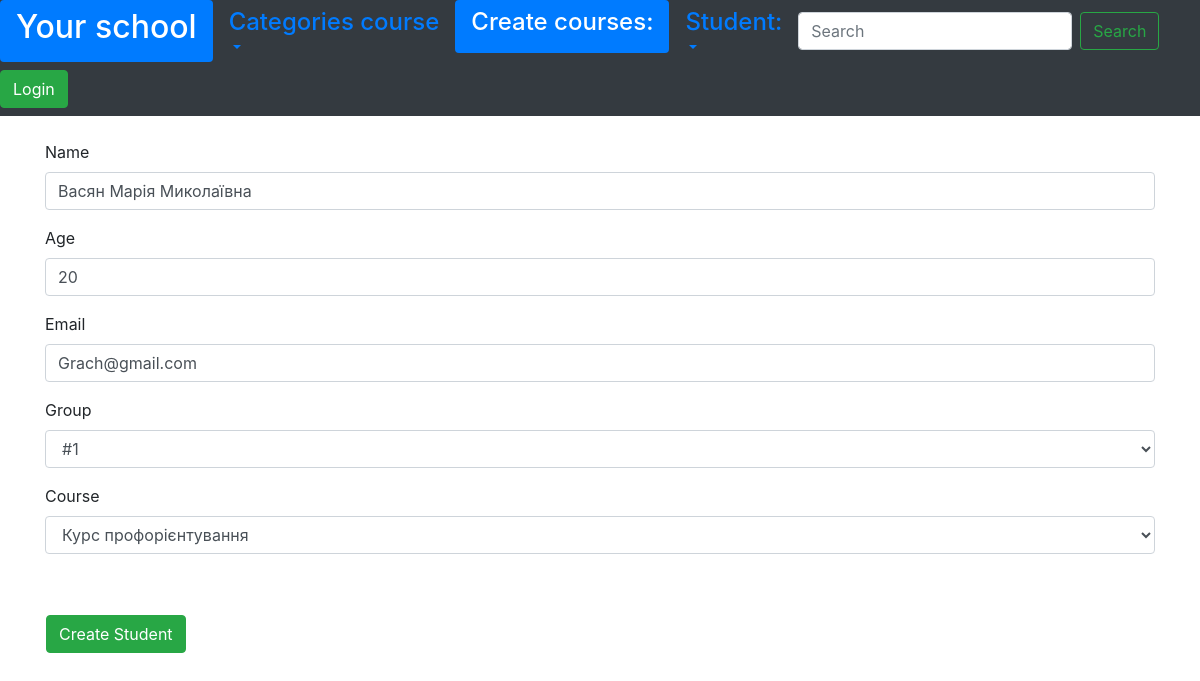
Screenshot of /change/4/student/ with the database file from the repository.
### core/models.py (models this page shows)
class Name(models.Model):
    name = models.CharField(max_length=255, unique=True)
    class Meta:
        abstract = True
    def __str__(self):
        return self.name

class Student(Name):
    age = models.PositiveIntegerField(default=18)
    email = models.EmailField(max_length=200)
    group = models.ForeignKey("core.Group", on_delete=models.SET_NULL, null=True)
    course = models.ForeignKey("core.Courses", on_delete=models.SET_NULL, null=True)

class Group(Name):
    pass

class Courses(Name):
    category = models.ForeignKey("core.Category", on_delete=models.SET_NULL, null=True)
    description = models.TextField()
    name_teacher = models.ForeignKey("core.Teacher", on_delete=models.SET_NULL, null=True)
    short_list_of_course_theses = models.TextField()

### core/views.py (the view)
# urls.py: path("change/<int:student_id>/student/", views.ChangeStudent.as_view(), name='change_student'),
class ChangeStudent(UpdateView):
    template_name = "create_student.html"
    model = Student
    fields = '__all__'
    success_url = '/'
    pk_url_kwarg = 'student_id'

### core/context.py (called while the page is built)
def get__all_categories(request):
    return {
        'categories': Category.objects.all()
    }

### core/templates/create_student.html
{% extends 'base.html' %}
{% load bootstrap4 %}
{% block content %}
<form action="." method="post">{% csrf_token%}
  <table>
    {% bootstrap_form form %}
      <br>
      <tr>
          <td>
              <br>
               <button class="btn btn-success" type="submit">Create Student</button>
          </td>
      </tr>
  </table>
</form>
{% endblock content %}

### rows the page displays
Student: name "Васян Марія Миколаївна", age "20", email "Grach@gmail.com", group "#1", course "Курс профорієнтування"
